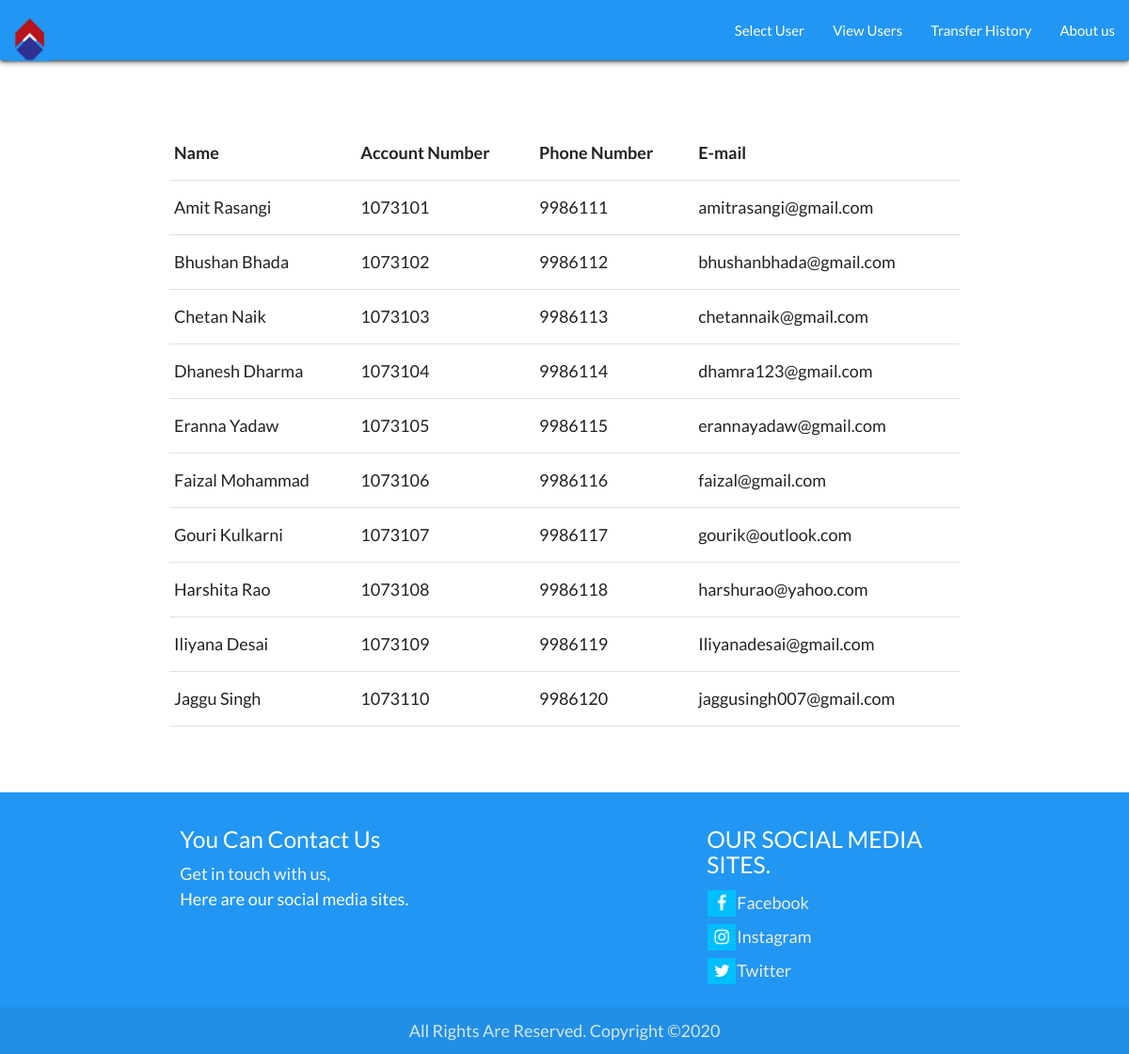
The page /viewUsers.php on the database its author committed.
### tables this page shows
CREATE TABLE `customer_details` (
  `c_id` int(11) NOT NULL,
  `c_name` varchar(255) NOT NULL,
  `c_email` varchar(255) NOT NULL,
  `c_balance` int(11) NOT NULL,
  `phno` int(11) NOT NULL
);

### viewUsers.php (the view, shortened to what this page needs)
<?php
	include('db_connect.php');
	$sql = 'SELECT c_name, c_id, phno,c_email FROM customer_details ORDER BY c_id';
	$result = mysqli_query($conn, $sql);
	$customers = mysqli_fetch_all($result, MYSQLI_ASSOC);
?>
<!DOCTYPE html>
<html>
<head>
	<link rel="stylesheet" href="https://cdnjs.cloudflare.com/ajax/libs/materialize/1.0.0/css/materialize.min.css">
    <link rel="stylesheet" type="text/css" href="style.css">
</head>
<body>
	<?php include('navbar.php'); ?>
		<section>
		<div class="wrapper">
				<div class="container" style="margin: 70px auto">
				<table class="highlight center">
					<tr>
						<th>Name</th>
						<th>Account Number</th>
						<th>Phone Number</th>
                        <th>E-mail</th>
					</tr>
					<?php
						foreach($customers as $customer) {
							echo "<tr><td> ".$customer['c_name']."</td><td>".$customer['c_id']."</td><td>".$customer['phno']."</td><td> ".$customer['c_email']."</td></tr>";
						}
					?>
				</table>
			</div>
		</div>
	</section>
	<?php include('footer.php'); ?>
</body>
</html>

### style.css (style rules this page uses)
* { margin: 0; padding: 0; box-sizing: border-box; }
body { font-size: 18px; font-family: "Lato", serif; }

### rows shown on the page
customer_details: c_name "Amit Rasangi", c_id "1073101", phno "9986111", c_email "amitrasangi@gmail.com"
customer_details: c_name "Bhushan Bhada", c_id "1073102", phno "9986112", c_email "bhushanbhada@gmail.com"
customer_details: c_name "Chetan Naik", c_id "1073103", phno "9986113", c_email "chetannaik@gmail.com"
customer_details: c_name "Dhanesh Dharma", c_id "1073104", phno "9986114", c_email "dhamra123@gmail.com"
customer_details: c_name "Eranna Yadaw", c_id "1073105", phno "9986115", c_email "erannayadaw@gmail.com"
customer_details: c_name "Faizal Mohammad", c_id "1073106", phno "9986116", c_email "faizal@gmail.com"
customer_details: c_name "Gouri Kulkarni", c_id "1073107", phno "9986117", c_email "gourik@outlook.com"
customer_details: c_name "Harshita Rao", c_id "1073108", phno "9986118", c_email "harshurao@yahoo.com"
customer_details: c_name "Iliyana Desai", c_id "1073109", phno "9986119", c_email "Iliyanadesai@gmail.com"
customer_details: c_name "Jaggu Singh", c_id "1073110", phno "9986120", c_email "jaggusingh007@gmail.com"
